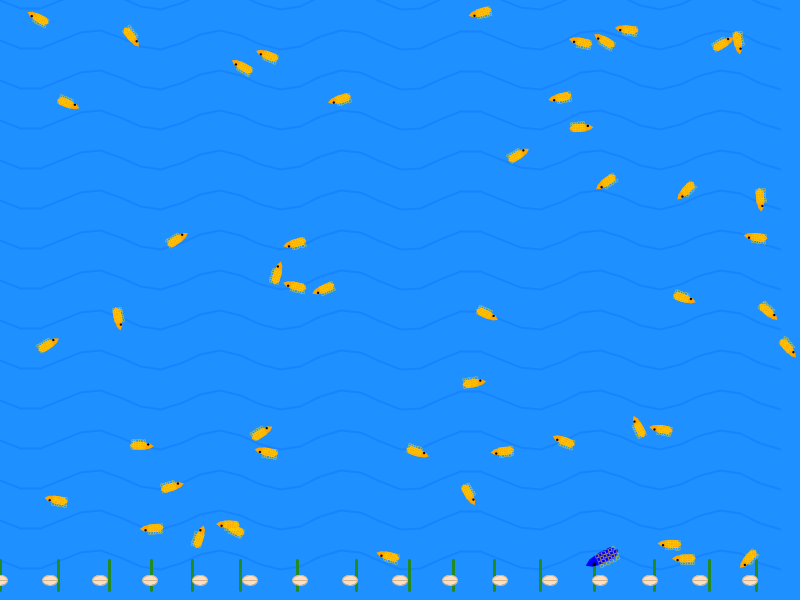
Frame 1 (no input)
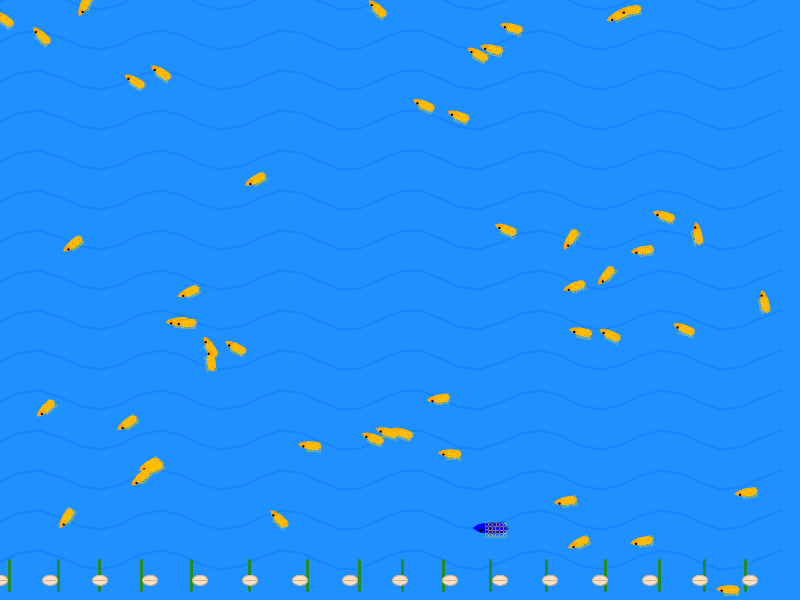
Frame 60 (the mouse pressed at the canvas centre just before this capture)
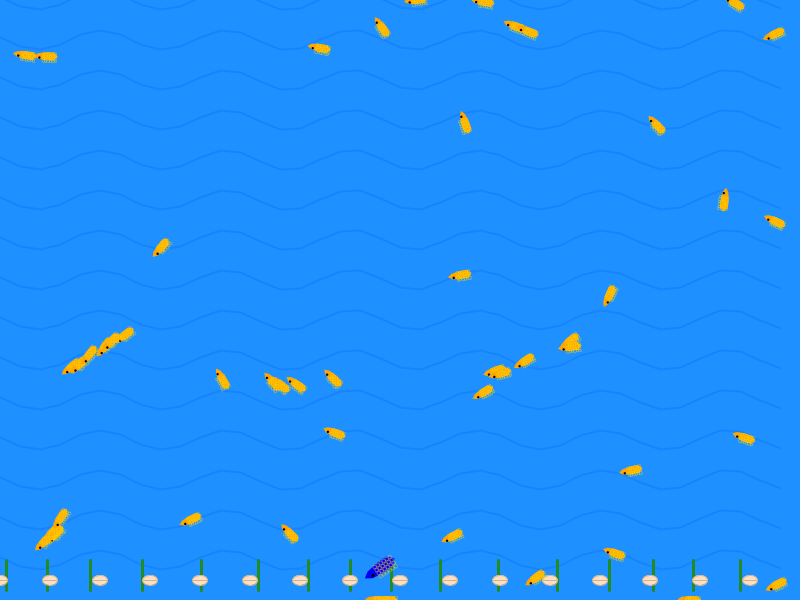
Frame 120 (the mouse held since frame 60 and released just before this capture)

The Processing sketch that drew these frames (run headless with seeded random() and noise(); from frame 60 on, the mouse is pressed at the canvas centre):

// Processing sketch: Vaniya_Tariq
// ── Vaniya_Tariq.pde
// lets create a list of fish ! we choose 50 fish in total
ArrayList<Fish> fishSchool = new ArrayList<Fish>();
int numFish = 50;
PVector seaFlow;   
float noiseFactor = 0.01; 

// set up function, returns nothing 
void setup() {
  size(800, 600);  
  seaFlow = new PVector(1, 0.3); // flow of the sea in vector form 
// for loop to generate the fish and specify colors
  for (int i = 0; i < numFish; i++) {
    
    color fishColor = color(255, 165, 0);  // index for the colour orange 
    
    fishSchool.add(new Fish(random(width), random(height), fishColor, 8)); // add to the array we intialized 
  }

  color uniqueColor = color(0, 0, 255); // index for the colour blue
  fishSchool.add(new Fish(random(width), random(height), uniqueColor, 12)); // add to array
}
// function for the background and sea flow 
void draw() {
  background(30, 144, 255); 

// generate a wave pattern using for loop
  for (int y = 0; y < height; y += 40) {
    stroke(0, 100, 255, 70);
    strokeWeight(2);
    noFill();
    beginShape();
    for (int x = 0; x < width; x += 20) {
      float waveY = y + sin((x + frameCount) * 0.05) * 10;
      vertex(x, waveY);
    }
    endShape();
  }

  // add ocean floor details for the background
  // for loop to add the seaweed
  for (int i = 0; i < width; i += 50) {
    // generate seaweed
    stroke(34, 139, 34);
    strokeWeight(3);
    noFill();
    beginShape();
    // this loop controls the height (so the seaweed are on the floor
    // and the swaying of the weed
    for (int j = height - 40; j < height; j += 10) {
      float swayX = sin((i + frameCount) * 0.02) * 10;
      vertex(i + swayX, j);
    }
    endShape();

    // adding shells to the floor 
    fill(255, 223, 196);
    stroke(210, 180, 140);
    strokeWeight(1);
    ellipse(i, height - 20, 15, 10);
    line(i - 7, height - 20, i + 7, height - 20);  // shell detail line
  }

  // Update and display each fish
  for (Fish fish : fishSchool) {
    fish.followFlow(seaFlow);
    fish.updatePosition();
    fish.display();
  }
}

// Our First class for the Fish school
class Fish {
  PVector position;   // each fish instance will get a position attribute
  PVector velocity;   // each fish instance will get a velocity attribute
  float size;         // each fish instance will have a size attribute
  color fishColor;    // each fish instance will have a color attribute
  
  // function for each instance of the fish
  // so they can have their own x and y coordinates, but floats not ints
  Fish(float x, float y, color c, float s) {
    position = new PVector(x, y);
    velocity = new PVector(random(-2, 2), random(-1, 1)); // velocity is random 
    size = s;
    fishColor = c;
  }

// using velocity we update the location of the fish so the program can continously have the fish moving
  void updatePosition() {
    position.add(velocity);

    
    if (position.x > width) position.x = 0; // position x
    if (position.x < 0) position.x = width;
    if (position.y > height) position.y = 0; // position y
    if (position.y < 0) position.y = height;
  }

  // now we want the fish to have similiar velocity to the sea
  void followFlow(PVector flow) {
    float angle = noise(position.x * noiseFactor, position.y * noiseFactor, frameCount * 0.01) * TWO_PI;
    PVector flowDirection = flow.copy().rotate(angle).normalize().mult(0.5);
    velocity.add(flowDirection);
    velocity.limit(2); // so the fish dont travel too fast relative to ocean waves
  }

  // adding scales and eyeballs 
  void display() {
    pushMatrix();
    translate(position.x, position.y);
    float angle = atan2(velocity.y, velocity.x);
    rotate(angle);

    fill(fishColor);
    noStroke();

    // draw the fish body
    beginShape();
    vertex(-size * 1.5, 0);       // back fin
    vertex(-size, size / 2);      // lower back corner
    vertex(0, size / 2);          // bottom curve
    vertex(size, size / 3);       // underside
    vertex(size * 1.5, 0);        // nose tip
    vertex(size, -size / 3);      // upper curve
    vertex(0, -size / 2);         // upper back corner
    vertex(-size, -size / 2);     // top fin
    vertex(-size * 1.5, 0);       // closing back to fin
    endShape(CLOSE);

    // eyeballs
    fill(0);  // black eyes
    ellipse(size * 0.8, -size * 0.2, size * 0.3, size * 0.3);  // position ellipse which is eye

    // fish scales
    stroke(255, 215, 0, 100);  // golden stroke for scales
    noFill();
    for (float i = -size * 1.2; i < size * 0.5; i += size * 0.3) {
      for (float j = -size * 0.6; j < size * 0.6; j += size * 0.3) {
        ellipse(i, j, size * 0.3, size * 0.3);
      }
    }

    popMatrix();
  }
}
